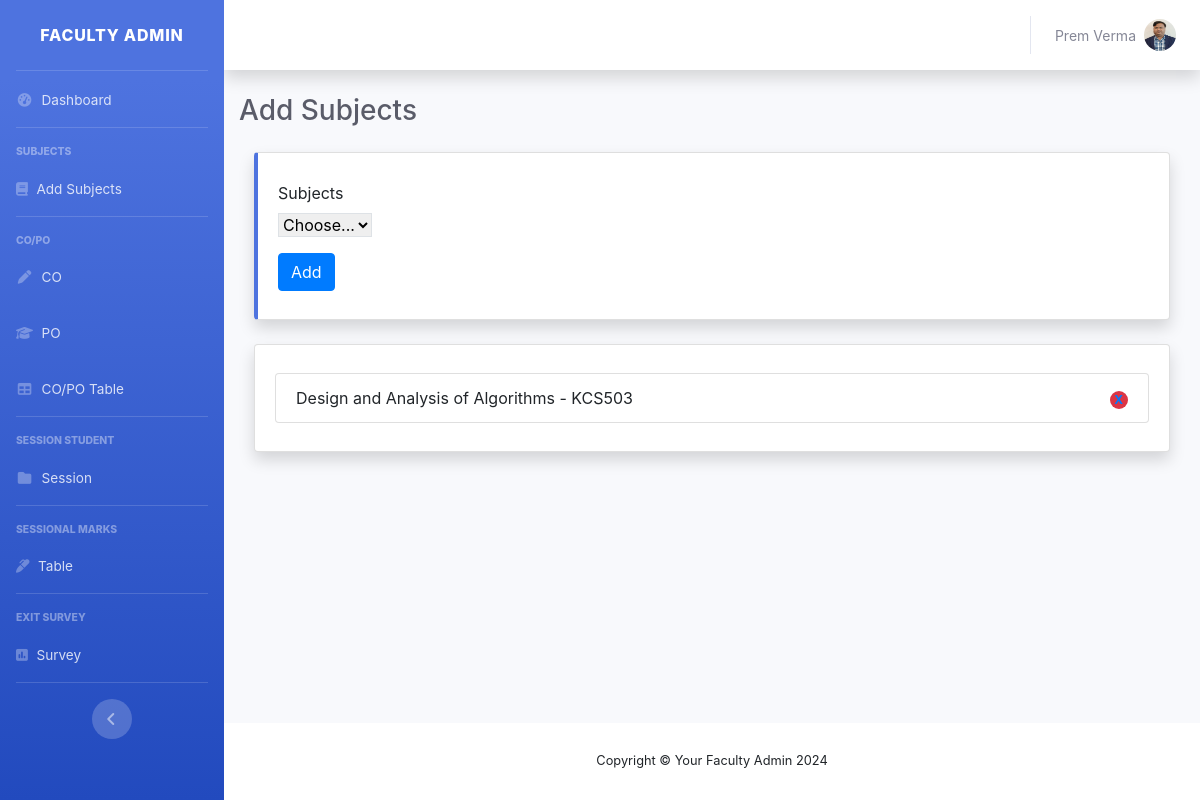
Before: /add-subject/ (signed in) with the older database file.
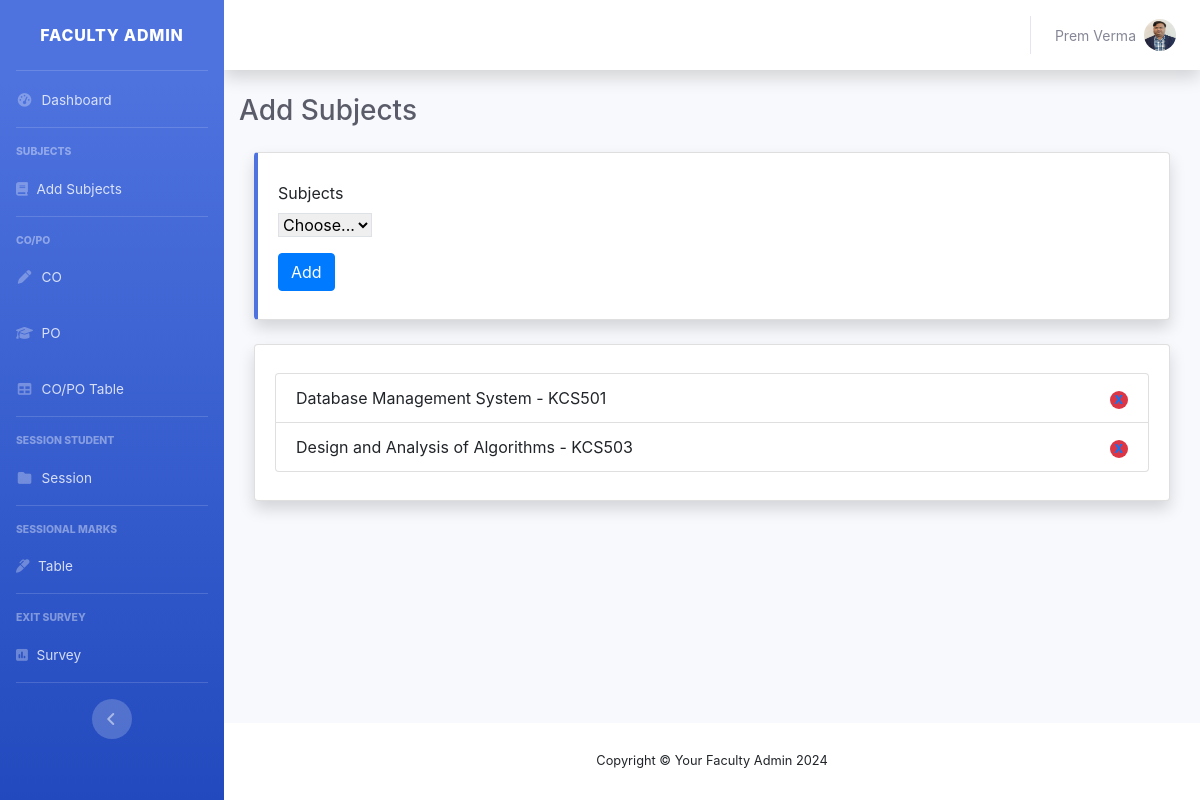
After: the same page with the newer database file.
### core/models.py (models this page shows, shortened)
class CustomUser(AbstractUser):
    photo = models.ImageField(upload_to='faculty_profile')
    college = models.ForeignKey(College, on_delete=models.SET_NULL, null=True, blank=True)
    department = models.CharField(max_length=20, choices=department_choices, null=True, blank=True)
    contact_number = models.CharField(max_length=10, null=True, blank=True)
    subjects = models.ManyToManyField(Subject, blank=True)
    is_login_permitted = models.BooleanField(default=False)
    is_editing_table_permitted = models.BooleanField(default=False)
    is_sessional_table_editing_permitted = models.BooleanField(default=False)

class Subject(models.Model):
    uuid = models.UUIDField(default=uuid.uuid4, primary_key=True, editable=False)
    title = models.CharField(max_length=120)
    code = models.CharField(max_length=10)
    program = models.CharField(max_length=120, blank=True, null=True)

### core/views.py (the view, shortened to what this page needs)
# urls.py: path('add-subject/', views.add_subject, name='add-subject'),
@login_required(login_url='login')
def add_subject(request):
    subjects = Subject.objects.all()
    user_subjects = request.user.subjects.all()
    context = {
        'subjects': subjects,
        'user_subjects': user_subjects
    }
    return render(request, 'subject/add-subject.html', context)

### core/templates/subject/add-subject.html (shortened to what this page needs)
{% extends 'base-dash.html' %}
{% block content %}
        <div class="container-fluid">
            <h1 class="h3 mb-4 text-gray-800">Add Subjects</h1>
            <div class="container col-md-12">
                <div class="row">
                    <div class="col-12 col-md-12 mb-4">
                        <div class="card border-left-primary shadow h-100 py-2">
                            <div class="card-body">
                                <form method="POST" class="row g-3">
                                    <div class="col-md-12">
                                      <label for="inputState" class="form-label">Subjects</label><br>
                                      <select data-live-search="true" id="inputState" name="subject_uuid" class="form-select selectpicker border mb-3">
                                        <option value="{{selected_subject.uuid}}" selected>{% if selected_subject != '' and selected_subject != None %}{{selected_subject}}{%else %}Choose...{% endif %}</option>
                                      </select>
                                    </div>
                                    <div class="col-12">
                                      <button type="submit" class="btn btn-primary">Add</button>
                                    </div>
                                  </form>
                            </div>
                        </div>
                    </div>
                </div>
            </div>
            {% if user_subjects|length > 0 %}
            <div class="container col-md-12">
                <div class="row">
                    <div class="col-12 col-md-12 mb-4">
                        <div class="card shadow h-100 py-2">
                            <div class="card-body">
                                <ol class="list-group list-group-numbered">
                                    {% for user_subject in user_subjects %}
                                    <li class="list-group-item d-flex justify-content-between align-items-center">{{user_subject.title}} - {{user_subject.code}}
                                        <a href="{% url 'remove-subject' pk=user_subject.uuid %}"><span class="badge bg-danger rounded-pill">X</span></a>
                                    </li>
                                    {% endfor %}
                                  </ol>
                            </div>
                        </div>
                    </div>
                </div>
            </div>
            {% endif %}
        </div>
{% endblock content %}

### core/templates/base-dash.html (shortened to what this page needs)
{% load static %}
{% load custom_tags %}
<!DOCTYPE html>
<html lang="en">
  <head>
    <link rel="stylesheet"
          href="https://cdnjs.cloudflare.com/ajax/libs/font-awesome/6.5.2/css/all.min.css"
 />
    <link href="{% static 'css/sb-admin-2.min.css' %}" rel="stylesheet" />
    <link rel="stylesheet"
          href="https://cdn.jsdelivr.net/npm/bootstrap@4.6.2/dist/css/bootstrap.min.css"
 />
  </head>
  <body id="page-top">
    <div id="wrapper">
      <ul class="navbar-nav bg-gradient-primary sidebar sidebar-dark accordion"
          id="accordionSidebar">
        <a class="sidebar-brand d-flex align-items-center justify-content-center"
           href="{% url 'dashboard' %}">
          <div class="sidebar-brand-text mx-3">Faculty Admin</div>
        </a>
        <hr class="sidebar-divider my-0" />
        <li class="nav-item">
          <a class="nav-link" href="{% url 'dashboard' %}">
            <i class="fas fa-fw fa-tachometer-alt"></i>
            <span>Dashboard</span></a>
        </li>
        <hr class="sidebar-divider" />
        <div class="sidebar-heading">Subjects</div>
        <li class="nav-item">
          <a class="nav-link" href="{% url 'add-subject' %}" aria-expanded="true">
            <i class="fa-solid fa-book"></i>
            <span>Add Subjects</span>
          </a>
        </li>
        <hr class="sidebar-divider" />
        <div class="sidebar-heading">CO/PO</div>
        <li class="nav-item">
          <a class="nav-link" href="{% url 'add-co' %}">
            <i class="fas fa-fw fa-pen"></i>
            <span>CO</span>
          </a>
        </li>
        <li class="nav-item">
          <a class="nav-link collapsed" href="{% url 'add-po' %}">
            <i class="fa-solid fa-graduation-cap"></i>
            <span>PO</span>
          </a>
        </li>
        <li class="nav-item">
          <a class="nav-link collapsed" href="{% url 'co-po-table' %}">
            <i class="fas fa-fw fa-table"></i>
            <span>CO/PO Table</span>
          </a>
        </li>
        <hr class="sidebar-divider" />
        <div class="sidebar-heading">Session Student</div>
        <li class="nav-item">
          <a class="nav-link" href="{% url 'session-list' %}">
            <i class="fas fa-fw fa-folder"></i>
            <span>Session</span>
          </a>
        </li>
        <hr class="sidebar-divider" />
        <div class="sidebar-heading">Sessional Marks</div>
        <li class="nav-item">
          <a class="nav-link" href="{% url 'sessional-table' %}">
            <i class="fa-solid fa-marker"></i>
            <span>Table</span>
          </a>
        </li>
        <hr class="sidebar-divider" />
        <div class="sidebar-heading">Exit Survey</div>
        <li class="nav-item">
          <a class="nav-link" href="{% url 'exit-survey' %}">
            <i class="fa-solid fa-square-poll-vertical"></i>
            <span>Survey</span>
          </a>
        </li>
        <hr class="sidebar-divider d-none d-md-block" />
        <div class="text-center d-none d-md-inline">
          <button class="rounded-circle border-0" id="sidebarToggle"></button>
        </div>
      </ul>
      <div id="content-wrapper" class="d-flex flex-column">
        <div id="content">
          <nav class="navbar navbar-expand navbar-light bg-white topbar mb-4 static-top shadow">
            <ul class="navbar-nav ml-auto">
              <li class="nav-item dropdown no-arrow">
                <a class="nav-link dropdown-toggle"
                   href="#"
                   id="userDropdown"
                   role="button"
                   data-toggle="dropdown"
                   aria-haspopup="true"
                   aria-expanded="false">
                  <span class="mr-2 d-none d-lg-inline text-gray-600 small">{{ request.user.first_name }}
                  {{ request.user.last_name }}</span>
                  <img class="img-profile rounded-circle" src="{{ request.user.photo.url }}" />
                </a>
              </li>
            </ul>
          </nav>
          {% block content %}
          {% endblock content %}
        </div>
        <footer class="sticky-footer bg-white">
          <div class="container my-auto">
            <div class="copyright text-center my-auto">
              <span>Copyright © Your Faculty Admin 2024</span>
            </div>
          </div>
        </footer>
      </div>
    </div>
    <link rel="stylesheet"
          href="https://cdn.jsdelivr.net/npm/bootstrap-select@1.13.14/dist/css/bootstrap-select.min.css" />
  </body>
</html>

Changed rows visible on the page:
added Subject: title "Database Management System", code "KCS501"
